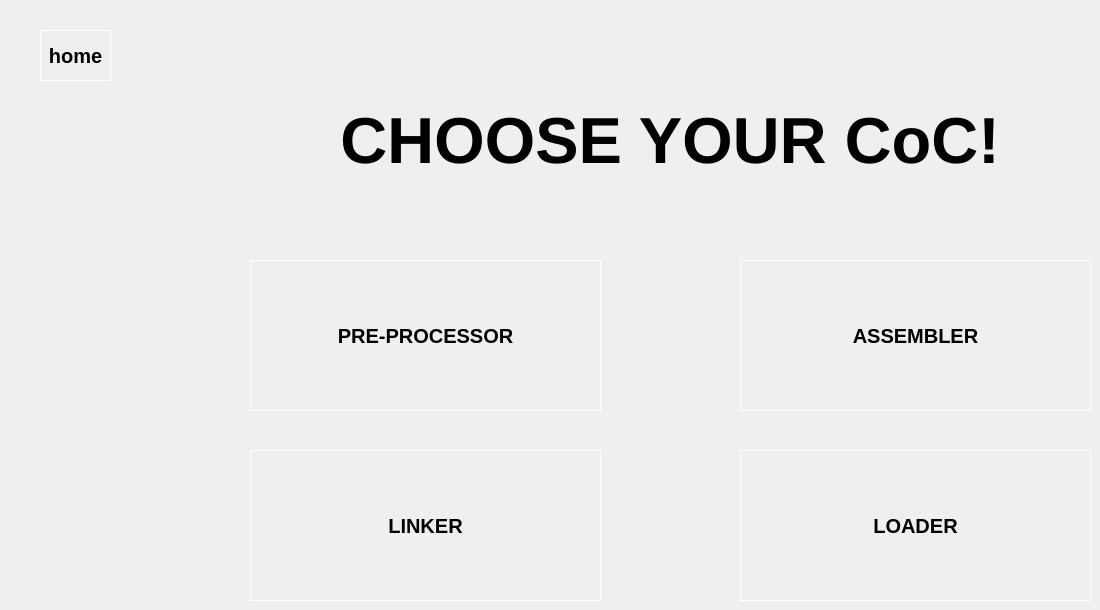
    <widget class="QWidget" name="menu">
     <widget class="QLabel" name="menu_head">
      <property name="geometry">
       <rect>
        <x>250</x>
        <y>40</y>
        <width>841</width>
        <height>201</height>
       </rect>
      </property>
      <property name="font">
       <font>
        <pointsize>49</pointsize>
        <bold>true</bold>
       </font>
      </property>
      <property name="text">
       <string>     CHOOSE YOUR CoC!</string>
      </property>
     </widget>
     <widget class="QPushButton" name="prep_btn">
      <property name="geometry">
       <rect>
        <x>250</x>
        <y>260</y>
        <width>351</width>
        <height>151</height>
       </rect>
      </property>
      <property name="font">
       <font>
        <pointsize>15</pointsize>
        <bold>true</bold>
       </font>
      </property>
      <property name="styleSheet">
       <string notr="true">
border: 1px solid white;</string>
      </property>
      <property name="text">
       <string>PRE-PROCESSOR</string>
      </property>
     </widget>
     <widget class="QPushButton" name="linker_btn">
      <property name="geometry">
       <rect>
        <x>250</x>
        <y>450</y>
        <width>351</width>
        <height>151</height>
       </rect>
      </property>
      <property name="font">
       <font>
        <pointsize>15</pointsize>
        <bold>true</bold>
       </font>
      </property>
      <property name="styleSheet">
       <string notr="true">
border: 1px solid white;</string>
      </property>
      <property name="text">
       <string>LINKER</string>
      </property>
     </widget>
     <widget class="QPushButton" name="loader_btn">
      <property name="geometry">
       <rect>
        <x>740</x>
        <y>450</y>
        <width>351</width>
        <height>151</height>
       </rect>
      </property>
      <property name="font">
       <font>
        <pointsize>15</pointsize>
        <bold>true</bold>
       </font>
      </property>
      <property name="styleSheet">
       <string notr="true">
border: 1px solid white;</string>
      </property>
      <property name="text">
       <string>LOADER</string>
      </property>
     </widget>
     <widget class="QPushButton" name="assembler_btn">
      <property name="geometry">
       <rect>
        <x>740</x>
        <y>260</y>
        <width>351</width>
        <height>151</height>
       </rect>
      </property>
      <property name="font">
       <font>
        <pointsize>15</pointsize>
        <bold>true</bold>
       </font>
      </property>
      <property name="styleSheet">
       <string notr="true">
border: 1px solid white;</string>
      </property>
      <property name="text">
       <string>ASSEMBLER</string>
      </property>
     </widget>
     <widget class="QPushButton" name="home_btn">
      <property name="geometry">
       <rect>
        <x>40</x>
        <y>30</y>
        <width>71</width>
        <height>51</height>
       </rect>
      </property>
      <property name="font">
       <font>
        <pointsize>15</pointsize>
        <bold>true</bold>
       </font>
      </property>
      <property name="styleSheet">
       <string notr="true">
border: 1px solid white;</string>
      </property>
      <property name="text">
       <string>home</string>
      </property>
     </widget>
    </widget>
